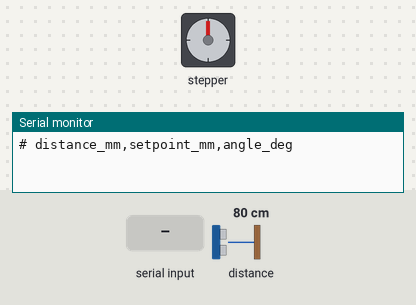
A sketch run on a simulated ESP32-S2. Parts: stepper motor, the last lines printed to the serial monitor. The test bench sets the inputs (shaded band); at power-on: distance to the obstacle 80 cm. Stepper angles assume 200 steps per turn.

Above: at 1.2 s.
1.3 s: distance to the obstacle set to 52 cm
2.8 s: distance to the obstacle set to 43 cm
At 5.0 s:
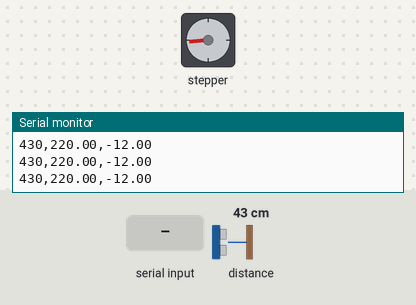
5.8 s: "stop\n" received over Serial
At 6.3 s:
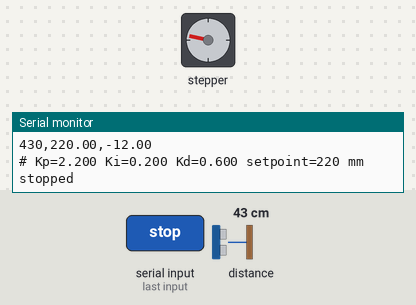
8.8 s: "go\n" received over Serial
At 9.31 s:
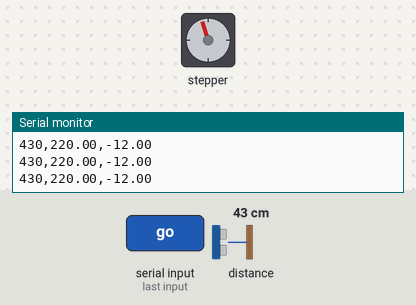
11.8 s: distance to the obstacle set to 2 cm
At 15.8 s:
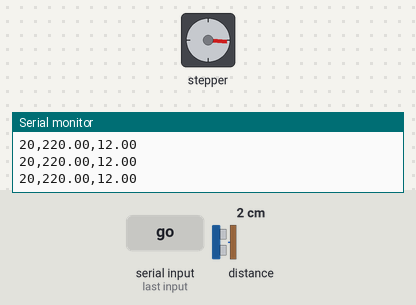
Timing chart, 0 to 17.3 s (numbered marks = the images above; inputs shaded):
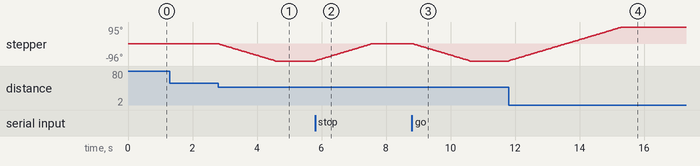

Measured:
- the behaviour switches between 49 and 48 cm on distance to the obstacle (found by bisection; images 0 and 1)
- after the input at 1.3 s, every drawn part: stays the same
- after the input at 2.8 s, stepper: turns 96° counter-clockwise in 1.7 s, starting at once
- after the input at 5.8 s, stepper: turns 96° clockwise in 1.7 s, starting at once
- after the input at 8.8 s, stepper: turns 96° counter-clockwise in 1.7 s, starting after 0.06 s
- after the input at 11.8 s, stepper: turns 191° clockwise in 3.5 s, starting at once

The sketch:

ball_on_beam.ino
```cpp
/*
 * Ball balancing on a beam: ESP32 + VL53L0X time-of-flight sensor + stepper motor.
 *
 * Improved version of the original project sketch (see firmware/original_sketch.ino).
 * The control logic is the same as ImprovedController in simulation/ball_beam.py,
 * and the default gains are the ones tuned in that simulation.
 *
 * NOTE: this version has been checked in simulation only, not yet on the hardware.
 * Gains and the motor direction will most likely need adjusting on the real rig.
 *
 * Libraries (Arduino Library Manager): "Adafruit_VL53L0X", "AccelStepper"
 *
 * Wiring (as in the project presentations):
 *   VL53L0X  SDA -> GPIO21, SCL -> GPIO22, VIN -> 3V3, GND -> GND
 *   Driver   PUL+ -> GPIO26 (STEP), DIR+ -> GPIO25 (DIR), PUL-/DIR-/ENA- -> GND
 *   All grounds connected together.
 *   These pins are for the classic ESP32. The ESP32-S2 (e.g. Saola-1) has no GPIO22-25:
 *   there, use for example SDA 8, SCL 9, STEP 17, DIR 18 and change the constants below.
 *
 * Start-up: hold the beam level when powering on. That position becomes angle 0.
 *
 * Serial (115200 baud): prints "distance_mm,setpoint_mm,angle_deg" every cycle,
 * which the Arduino Serial Plotter can draw. Send "kp 2.0", "ki 0.3", "kd 1.5" or
 * "sp 220" to change gains or the setpoint while it runs, and "stop"/"go" to pause.
 */

#include <Wire.h>
#include <Adafruit_VL53L0X.h>
#include <AccelStepper.h>

// ---------------- Hardware settings ----------------
const int STEP_PIN = 26;
const int DIR_PIN = 25;
const int SDA_PIN = 21;
const int SCL_PIN = 22;
const bool INVERT_DIRECTION = false;     // flip if the beam tilts the wrong way

const float STEPS_PER_REV = 200 * 8;     // 1.8° motor at 1/8 microstepping: match the driver DIP switches
const float GEAR_RATIO = 1.0;            // beam angle per motor angle through the linkage
const float MAX_ANGLE_DEG = 12.0;        // keep below the mechanical limit of the linkage
const float MAX_STEP_RATE = 4000;        // steps/s
const float STEP_ACCEL = 40000;          // steps/s²

// ---------------- Control settings ----------------
const float BEAM_CENTRE_MM = 240;        // half of the 48 cm beam
const float BALL_RADIUS_MM = 20;         // the sensor sees the near surface of the ball
float setpointMm = BEAM_CENTRE_MM - BALL_RADIUS_MM;

float Kp = 2.2;   // rad of tilt per metre of error
float Ki = 0.2;   // rad per (metre · second)
float Kd = 0.6;   // rad per (metre / second), acts on the measurement
const float INTEGRAL_LIMIT = 0.05;       // m·s, anti-windup clamp

const uint16_t SAMPLE_MS = 20;           // control period = sensor measurement period
const int FILTER_LEN = 8;                // moving-average length
const uint16_t MIN_VALID_MM = 20;        // readings outside this range are ignored
const uint16_t MAX_VALID_MM = 480;

// ---------------- Objects and state ----------------
Adafruit_VL53L0X tof;
AccelStepper stepper(AccelStepper::DRIVER, STEP_PIN, DIR_PIN);

float window[FILTER_LEN];
int windowCount = 0, windowIndex = 0;
float integral = 0;
float lastX = NAN;
bool running = true;
const float RAD_PER_STEP = 2 * PI / STEPS_PER_REV * GEAR_RATIO;

float filtered(float x) {
  window[windowIndex] = x;
  windowIndex = (windowIndex + 1) % FILTER_LEN;
  if (windowCount < FILTER_LEN) windowCount++;
  float sum = 0;
  for (int i = 0; i < windowCount; i++) sum += window[i];
  return sum / windowCount;
}

void controlStep(uint16_t distanceMm) {
  const float dt = SAMPLE_MS / 1000.0;
  float x = filtered(distanceMm / 1000.0);          // metres
  float error = x - setpointMm / 1000.0;             // > 0: ball too far from the sensor

  integral = constrain(integral + error * dt, -INTEGRAL_LIMIT, INTEGRAL_LIMIT);
  float dx = isnan(lastX) ? 0 : (x - lastX) / dt;   // derivative on measurement
  lastX = x;

  float angle = -(Kp * error + Ki * integral + Kd * dx);   // target beam angle, rad
  float maxAngle = radians(MAX_ANGLE_DEG);
  angle = constrain(angle, -maxAngle, maxAngle);

  long targetSteps = lround(angle / RAD_PER_STEP);
  stepper.moveTo(INVERT_DIRECTION ? -targetSteps : targetSteps);  // absolute position, non-blocking

  Serial.print(distanceMm);
  Serial.print(',');
  Serial.print(setpointMm);
  Serial.print(',');
  Serial.println(degrees(angle), 2);
}

void handleSerial() {
  if (!Serial.available()) return;
  String cmd = Serial.readStringUntil('\n');
  cmd.trim();
  float value = cmd.substring(cmd.indexOf(' ') + 1).toFloat();
  if (cmd.startsWith("kp ")) Kp = value;
  else if (cmd.startsWith("ki ")) { Ki = value; integral = 0; }
  else if (cmd.startsWith("kd ")) Kd = value;
  else if (cmd.startsWith("sp ")) setpointMm = value;
  else if (cmd == "stop") { running = false; stepper.moveTo(0); }
  else if (cmd == "go") { running = true; integral = 0; lastX = NAN; }
  Serial.printf("# Kp=%.3f Ki=%.3f Kd=%.3f setpoint=%.0f mm %s\n",
                Kp, Ki, Kd, setpointMm, running ? "running" : "stopped");
}

void setup() {
  Serial.begin(115200);
  Wire.begin(SDA_PIN, SCL_PIN);

  if (!tof.begin()) {
    Serial.println("# VL53L0X not found: check wiring");
    while (true) delay(1000);
  }
  tof.configSensor(Adafruit_VL53L0X::VL53L0X_SENSE_HIGH_SPEED);
  tof.startRangeContinuous(SAMPLE_MS);

  stepper.setMaxSpeed(MAX_STEP_RATE);
  stepper.setAcceleration(STEP_ACCEL);
  stepper.setCurrentPosition(0);           // beam is level at power-up

  Serial.println("# distance_mm,setpoint_mm,angle_deg");
}

void loop() {
  stepper.run();                           // must be called as often as possible

  if (tof.isRangeComplete()) {             // a new reading every SAMPLE_MS
    uint16_t d = tof.readRange();
    if (running && d >= MIN_VALID_MM && d <= MAX_VALID_MM) controlStep(d);
  }

  handleSerial();
}
```
